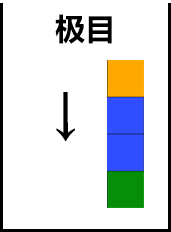
#> input picture imgs/card_14.png, 171 x 232 px
$ python arrow.py
#> lines starting #> are read from the running program, lines starting #| are printed output that depends on the picture; after the words box and inside, x2 and y2 are one past the last pixel; in counts of white or black regions, pixels touching at a corner belong together
#> further down, img is the input picture: shape (232, 171, 3); mean B, G, R 218, 216.2, 212.5
import cv2
import numpy as np
import math

def preprocess(img):
    img_gray = cv2.cvtColor(img, cv2.COLOR_BGR2GRAY)
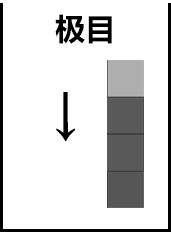
#> img_gray: shape (232, 171); min 0, max 255, mean 215.3
    img_blur = cv2.GaussianBlur(img_gray, (5, 5), 1)#进行高斯滤波
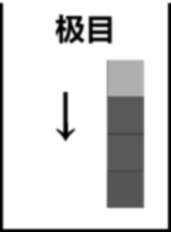
#> img_blur: shape (232, 171); min 0, max 255, mean 215.3
    ret,img_thr = cv2.threshold(img_blur,70,255,cv2.THRESH_BINARY)#二值化，使得图片更加清晰没有中间模糊的像素点
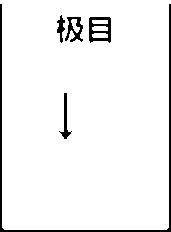
#> img_thr: shape (232, 171); 94.8% white; 5 black regions, box (x1, y1, x2, y2) and area: (0, 4, 171, 232) 1252, (89, 17, 111, 43) 321, (65, 17, 83, 42) 217, (59, 93, 72, 139) 168, (57, 15, 65, 43) 112
    # cv2.imshow("2",img_thr)
    img_canny = cv2.Canny(img_thr, 50, 50)#边缘检测
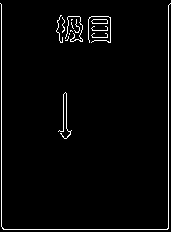
#> img_canny: shape (232, 171); 2.8% white in thin lines or dots
    kernel = np.ones((3, 3),np.uint8)
    img_dilate = cv2.dilate(img_canny, kernel, iterations =2)#边缘膨胀膨胀
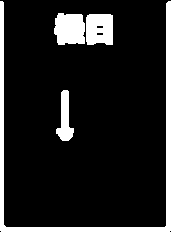
#> img_dilate: shape (232, 171); 12.6% white; 4 white regions, box (x1, y1, x2, y2) and area: (0, 1, 171, 232) 2887, (54, 13, 85, 45) 859, (86, 14, 113, 45) 782, (56, 90, 74, 141) 490
    img_erode = cv2.erode(img_dilate, kernel, iterations =1)#边缘腐蚀腐蚀
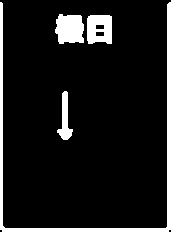
#> img_erode: shape (232, 171); 10% white; 4 white regions
    return img_erode

img =cv2.imread("./imgs/card_14.png")
contours, hierarchy = cv2.findContours(preprocess(img),
                                       cv2.RETR_LIST, cv2.CHAIN_APPROX_NONE)#获取图像轮廓
#> contours = 6 contours; box (x1, y1, x2, y2) and area: (0, 2, 171, 232) 1637, (55, 14, 84, 44) 672, (87, 15, 112, 44) 639, (57, 91, 73, 140) 300, (95, 31, 105, 37) 43, (95, 24, 105, 30) 43

$ run again, with imgs/card_16.png copied over imgs/card_14.png
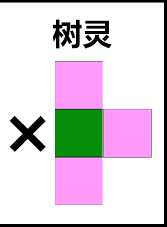
#> input picture imgs/card_16.png, 167 x 227 px
#> img is the input picture: shape (227, 167, 3); mean B, G, R 218.1, 208.8, 219
#> in preprocess, `ret,img_thr = cv2.threshold(img_blur,70,255,cv2.THRESH_BINARY)#二值化，使得图..`:
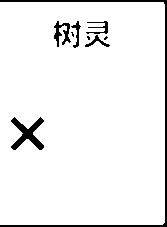
#> img_thr: shape (227, 167); 94.5% white; 9 black regions (3 under 20 px), largest, box (x1, y1, x2, y2) and area: (0, 0, 167, 227) 1119, (11, 117, 44, 150) 467, (54, 21, 71, 47) 198, (86, 21, 108, 34) 103, (71, 21, 81, 48) 91, (85, 35, 110, 47) 86
#> img_canny: shape (227, 167); 3% white in thin lines or dots
#> img_dilate: shape (227, 167); 13.6% white; 4 white regions, box (x1, y1, x2, y2) and area: (0, 0, 167, 227) 2593, (9, 115, 46, 152) 986, (51, 19, 83, 50) 822, (83, 18, 112, 49) 773
#> in preprocess, `img_erode = cv2.erode(img_dilate, kernel, iterations =1)#边缘腐蚀腐蚀`:
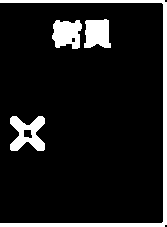
#> img_erode: shape (227, 167); 10.8% white; 4 white regions
#> contours = 6 contours, 1 with area under 20; largest, box (x1, y1, x2, y2) and area: (0, 0, 167, 227) 1490, (10, 116, 45, 151) 730, (52, 20, 82, 49) 624, (84, 19, 111, 48) 592, (23, 129, 33, 139) 68
